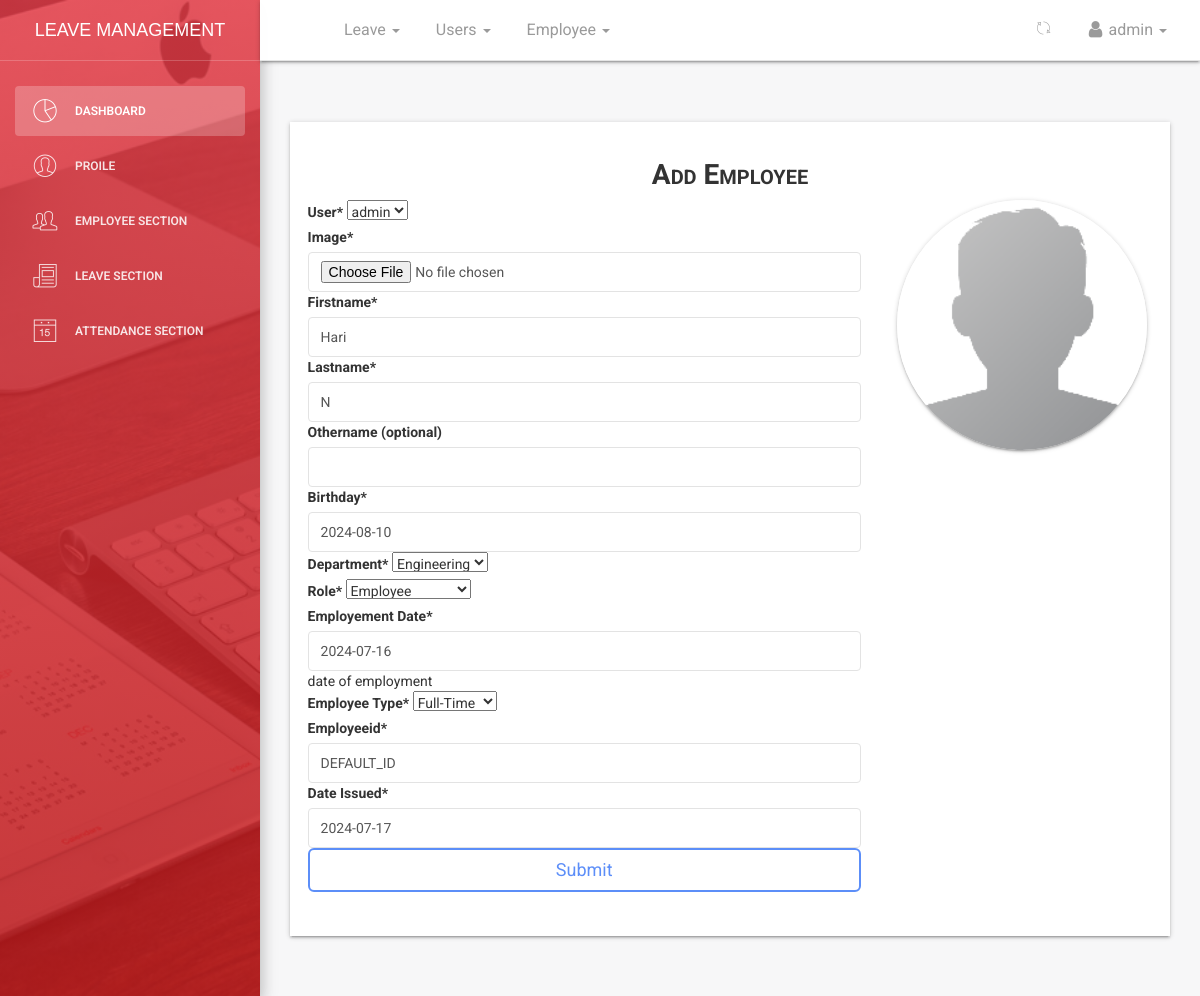
/dashboard/employee/profile/edit/50/ (signed in), run on an earlier commit of the app's database.
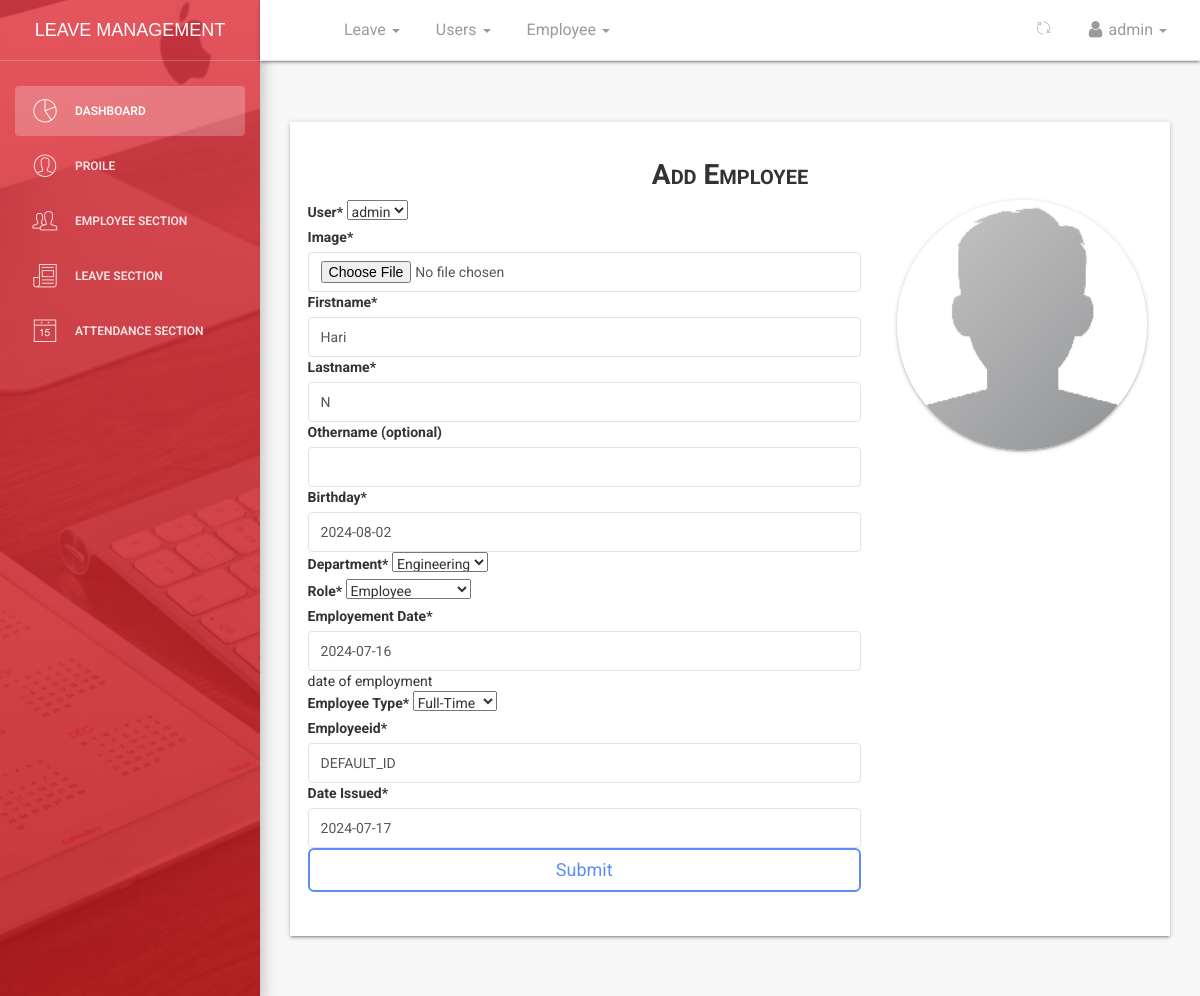
And on a later commit of the database.
### employee/models.py (models this page shows, shortened)
class Employee(models.Model):
    MALE = 'male'
    FEMALE = 'female'
    OTHER = 'other'
    NOT_KNOWN = 'Not Known'
    GENDER = (
        (MALE, 'Male'),
        (FEMALE, 'Female'),
        (OTHER, 'Other'),
        (NOT_KNOWN, 'Not Known'),
    )
    MR = 'Mr'
    MRS = 'Mrs'
    MSS = 'Mss'
    DR = 'Dr'
    SIR = 'Sir'
    MADAM = 'Madam'
    TITLE = (
        (MR, 'Mr'),
        (MRS, 'Mrs'),
        (MSS, 'Mss'),
        (DR, 'Dr'),
        (SIR, 'Sir'),
        (MADAM, 'Madam'),
    )
    FULL_TIME = 'Full-Time'
    PART_TIME = 'Part-Time'
    CONTRACT = 'Contract'
    INTERN = 'Intern'
    EMPLOYEETYPE = (
        (FULL_TIME, 'Full-Time'),
        (PART_TIME, 'Part-Time'),
        (CONTRACT, 'Contract'),
        (INTERN, 'Intern'),
    )
    user = models.ForeignKey(User, on_delete=models.CASCADE, default=1)
    image = models.FileField(_('Profile Image'), upload_to='profiles', default='default.png', blank=True, null=True, help_text='Upload image size less than 2.0MB')
    firstname = models.CharField(_('Firstname'), max_length=125)
    lastname = models.CharField(_('Lastname'), max_length=125)
    othername = models.CharField(_('Othername (optional)'), max_length=125, null=True, blank=True)
    birthday = models.DateField(_('Birthday'), default=datetime.date.today)
    department = models.ForeignKey(Department, verbose_name=_('Department'), on_delete=models.SET_NULL, null=True, default=None)
    role = models.ForeignKey(Role, verbose_name=_('Role'), on_delete=models.SET_NULL, null=True, default=None)
    startdate = models.DateField(_('Employement Date'), default=timezone.now, help_text='date of employment')
    employeetype = models.CharField(_('Employee Type'), max_length=15, default=FULL_TIME, choices=EMPLOYEETYPE)
    employeeid = models.CharField(_('Employee ID Number'), max_length=10, null=True, blank=True)
    dateissued = models.DateField(_('Date Issued'), default=timezone.now)
    is_blocked = models.BooleanField(_('Is Blocked'), default=False)
    is_deleted = models.BooleanField(_('Is Deleted'), default=False)
    created = models.DateTimeField(verbose_name=_('Created'), auto_now_add=True, null=True)
    updated = models.DateTimeField(verbose_name=_('Updated'), default=timezone.now)
    objects = EmployeeManager()
    class Meta:
        verbose_name = _('Employee')
        verbose_name_plural = _('Employees')
        ordering = ['-created']
    @property
    def get_full_name(self):
        fullname = f"{self.firstname} {self.lastname}"
        if self.othername:
            fullname += f" {self.othername}"
        return fullname

### dashboard/views.py (the view, shortened to what this page needs)
# urls.py: path('employee/profile/edit/<int:id>/', views.employee_edit_data, name='edit'),
def employee_edit_data(request, id):
    if not (request.user.is_authenticated and request.user.is_superuser and request.user.is_staff):
        return redirect('/')
    employee = get_object_or_404(Employee, id=id)
    form = EmployeeCreateForm(request.POST or None, request.FILES or None, instance=employee)
    dataset = {
        'form': form,
        'title': f'Edit - {employee.get_full_name()}' if callable(getattr(employee, 'get_full_name', None)) else 'Edit Employee'
    }
    return render(request, 'dashboard/employee_create.html', dataset)

### employee/forms.py
class EmployeeCreateForm(forms.ModelForm):
	employeeid = forms.CharField(widget=forms.TextInput(attrs={'placeholder':'please enter 5 characters without RGL or slashes eg. A0025'}))
	image = forms.ImageField(widget=forms.FileInput(attrs={'onchange':'previewImage(this);'}))
	class Meta:
		model = Employee
		exclude = ['is_blocked','is_deleted','created','updated']
		widgets = {
				'bio':forms.Textarea(attrs={'cols':5,'rows':5})
		}

### employee/managers.py (called while the page is built)
    def get_queryset(self):
        return super().get_queryset().filter(is_deleted=False)

### employee/models.py (called while the page is built)
    def __str__(self):
        return self.name

    def __str__(self):
        return self.name

### templates/dashboard/employee_create.html (shortened to what this page needs)
{% extends '_layout.html' %}
{% load static %}
{% load crispy_forms_tags %}
 {% block navheader %}
    {% include 'includes/navheader_employee_app.html' %}
 {% endblock %}
 {% block content %}
        <section class="content">
            <section class="container-fluid">
                    <section class="row">
                        <section class="col col-sm-8 offset-sm-2">
                        </section>
                    </section>
                <section class="form-wrapper">
                    <section class="row">
                        <section class="col-lg-12 col-md-12 col-sm-12 text-center">
                            <h3 class="title-h3">Add Employee</h3>
                        </section>
                    </section>
                    <section class="row">
                        <section class="col-lg-8 col-md-12 col-sm-12">
                            <form action="" method="POST" enctype="multipart/form-data">
                                {{form | crispy }}
                                <button type="submit" class="btn btn-primary btn-lg btn-block">Submit</button>
                            </form>
                        </section>
                        <section  class="col-lg-4 col-md-12 col-sm-12 text-center">
                            <section class="prev-holder">
                                <img src="{% static 'img/default-avatar.png' %}" alt="" id='temp-preview-image' class="prev-avatar" />
                            </section>
                        </section>
                    </section>
                </section>
            </section>
        </section>
 {% endblock %}

What changed in the data, as far as the page shows it:
changed Employee "admin": birthday "2024-08-10" → "2024-08-02"
